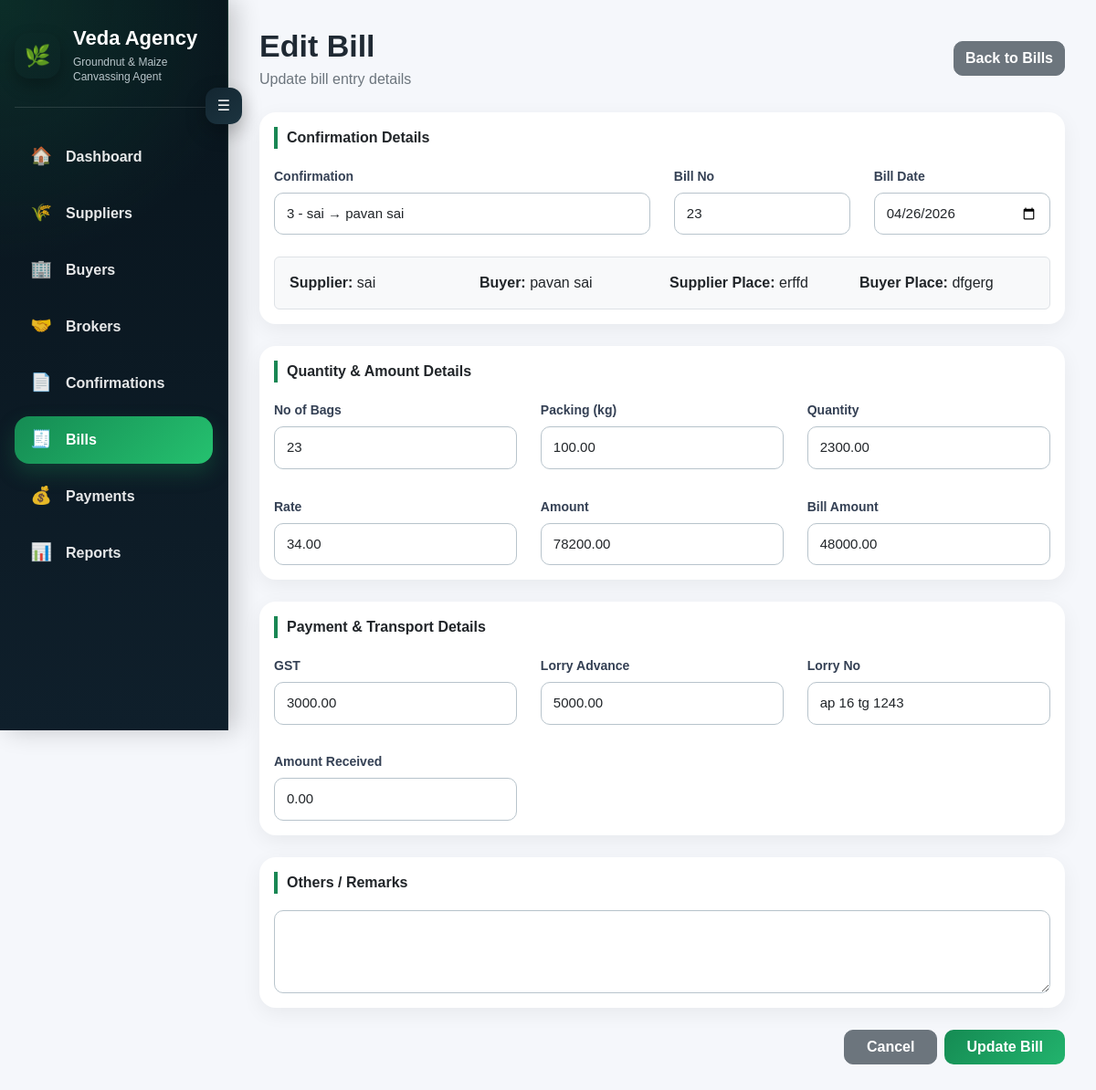
The app's page /bill/2/edit/ with its own data.
### transactions/models.py (models this page shows, shortened)
class Bill(models.Model):
    confirmation = models.OneToOneField(Confirmation, on_delete=models.PROTECT)
    bill_number = models.CharField(max_length=50)
    bill_date = models.DateField()
    number_of_bags = models.IntegerField()
    quantity = models.DecimalField(max_digits=12, decimal_places=2)
    amount = models.DecimalField(max_digits=12, decimal_places=2)
    gst = models.DecimalField(max_digits=10, decimal_places=2, default=0)
    lorry_advance = models.DecimalField(max_digits=10, decimal_places=2, default=0)
    lorry_number = models.CharField(max_length=50, blank=True)
    bill_amount = models.DecimalField(max_digits=12, decimal_places=2)
    packing_kg = models.DecimalField(max_digits=10, decimal_places=2, default=0)
    amount_received = models.DecimalField(max_digits=12, decimal_places=2, default=0)
    others = models.TextField(blank=True)

class Confirmation(models.Model):
    confirmation_number = models.CharField(max_length=50, blank=True)
    confirmation_date = models.DateField()
    supplier = models.ForeignKey(Seller, on_delete=models.PROTECT)
    buyer = models.ForeignKey(Buyer, on_delete=models.PROTECT)
    supplier_place = models.CharField(max_length=100, blank=True)
    buyer_place = models.CharField(max_length=100, blank=True)
    quantity = models.DecimalField(max_digits=12, decimal_places=2)
    quality = models.CharField(max_length=100, blank=True)
    count = models.CharField(max_length=50, blank=True)
    moisture = models.CharField(max_length=50, blank=True)
    gunny = models.CharField(max_length=100, blank=True)
    rate = models.DecimalField(max_digits=10, decimal_places=2)
    packing = models.CharField(max_length=100, blank=True)
    delivery_at = models.CharField(max_length=100, blank=True)
    date_of_delivery = models.DateField(blank=True, null=True)
    supplier_commission_rate = models.DecimalField(max_digits=10, decimal_places=2, default=20)
    buyer_commission_rate = models.DecimalField(max_digits=10, decimal_places=2, default=20)
    supplier_broker = models.ForeignKey(
        Broker,
        on_delete=models.SET_NULL,
        null=True,
        blank=True,
        related_name="supplier_confirmations"
    )
    buyer_broker = models.ForeignKey(
        Broker,
        on_delete=models.SET_NULL,
        null=True,
        blank=True,
        related_name="buyer_confirmations"
    )
    remarks = models.TextField(blank=True)
    def __str__(self):
        return f"{self.confirmation_number} - {self.supplier} → {self.buyer}"

class Seller(models.Model):
    name = models.CharField(max_length=100)
    address = models.TextField(blank=True)
    place = models.CharField(max_length=100, blank=True)
    remarks = models.TextField(blank=True)
    gst_no = models.CharField(max_length=30, blank=True)
    phone_no = models.CharField(max_length=20, blank=True)
    email_id = models.EmailField(blank=True)
    zipcode = models.CharField(max_length=20, blank=True, null=True)
    def __str__(self):
        return self.name

class Buyer(models.Model):
    name = models.CharField(max_length=100)
    address = models.TextField(blank=True)
    place = models.CharField(max_length=100, blank=True)
    remarks = models.TextField(blank=True)
    gst_no = models.CharField(max_length=30, blank=True)
    phone_no = models.CharField(max_length=20, blank=True)
    email_id = models.EmailField(blank=True)
    zipcode = models.CharField(max_length=20, blank=True, null=True)
    def __str__(self):
        return self.name

### transactions/views.py (the view)
# urls.py: path("bill/<int:bill_id>/edit/", views.edit_bill, name="edit_bill"),
def edit_bill(request, bill_id):
    bill = get_object_or_404(Bill, id=bill_id)
    if request.method == "POST":
        form = BillForm(request.POST, instance=bill)
        if form.is_valid():
            form.save()
            return redirect("bill_list")
    else:
        form = BillForm(instance=bill)
    return render(request, "transactions/edit_bill.html", {
        "form": form,
        "bill": bill
    })

### transactions/templates/transactions/edit_bill.html (shortened to what this page needs)
{% extends "transactions/base.html" %}
{% block content %}
<div class="d-flex justify-content-between align-items-center mb-4">
    <div>
        <h1 class="page-title">Edit Bill</h1>
        <p class="page-subtitle">Update bill entry details</p>
    </div>
    <a href="/bills/" class="btn btn-secondary">Back to Bills</a>
</div>
<form method="post">
    <div class="card mb-4">
        <div class="card-body">
            <div class="section-title">Confirmation Details</div>
            <div class="row g-4">
                <div class="col-md-6">
                    <label class="form-label fw-semibold">Confirmation</label>
                    {{ form.confirmation }}
                </div>
                <div class="col-md-3">
                    <label class="form-label fw-semibold">Bill No</label>
                    {{ form.bill_number }}
                </div>
                <div class="col-md-3">
                    <label class="form-label fw-semibold">Bill Date</label>
                    {{ form.bill_date }}
                </div>
            </div>
            <div class="mt-4 p-3 rounded bg-light border">
                <div class="row g-3">
                    <div class="col-md-3">
                        <strong>Supplier:</strong> {{ bill.confirmation.supplier }}
                    </div>
                    <div class="col-md-3">
                        <strong>Buyer:</strong> {{ bill.confirmation.buyer }}
                    </div>
                    <div class="col-md-3">
                        <strong>Supplier Place:</strong> {{ bill.confirmation.supplier_place }}
                    </div>
                    <div class="col-md-3">
                        <strong>Buyer Place:</strong> {{ bill.confirmation.buyer_place }}
                    </div>
                </div>
            </div>
        </div>
    </div>
    <div class="card mb-4">
        <div class="card-body">
            <div class="section-title">Quantity & Amount Details</div>
            <div class="row g-4">
                <div class="col-md-4">
                    <label class="form-label fw-semibold">No of Bags</label>
                    {{ form.number_of_bags }}
                </div>
                <div class="col-md-4">
                    <label class="form-label fw-semibold">Packing (kg)</label>
                    {{ form.packing_kg }}
                </div>
                <div class="col-md-4">
                    <label class="form-label fw-semibold">Quantity</label>
                    {{ form.quantity }}
                </div>
                <div class="col-md-4">
                    <label class="form-label fw-semibold">Rate</label>
                    <input type="number" id="id_rate" class="form-control bg-light"
                           value="{{ bill.confirmation.rate }}" readonly>
                </div>
                <div class="col-md-4">
                    <label class="form-label fw-semibold">Amount</label>
                    {{ form.amount }}
                </div>
                <div class="col-md-4">
                    <label class="form-label fw-semibold">Bill Amount</label>
                    {{ form.bill_amount }}
                </div>
            </div>
        </div>
    </div>
    <div class="card mb-4">
        <div class="card-body">
            <div class="section-title">Payment & Transport Details</div>
            <div class="row g-4">
                <div class="col-md-4">
                    <label class="form-label fw-semibold">GST</label>
                    {{ form.gst }}
                </div>
                <div class="col-md-4">
                    <label class="form-label fw-semibold">Lorry Advance</label>
                    {{ form.lorry_advance }}
                </div>
                <div class="col-md-4">
                    <label class="form-label fw-semibold">Lorry No</label>
                    {{ form.lorry_number }}
                </div>
                <div class="col-md-4">
                    <label class="form-label fw-semibold">Amount Received</label>
                    {{ form.amount_received }}
                </div>
            </div>
        </div>
    </div>
    <div class="card mb-4">
        <div class="card-body">
            <div class="section-title">Others / Remarks</div>
            {{ form.others }}
        </div>
    </div>
    <div class="d-flex justify-content-end gap-2 mb-5">
        <a href="/bills/" class="btn btn-secondary px-4">Cancel</a>
        <button type="submit" class="btn btn-success px-4">Update Bill</button>
    </div>
</form>
{% endblock %}

### transactions/templates/transactions/base.html (style rules this page uses)
* { -webkit-font-smoothing: antialiased; -moz-osx-font-smoothing: grayscale; }
:root { --sidebar-open: 250px; --sidebar-closed: 78px; --green: #198754; --dark-1: #08141c; --dark-2: #0f1f2b; }
body { margin: 0; background: #f5f7fb; font-family: Arial, sans-serif; }
.page-title { font-size: 34px; font-weight: 900; margin-bottom: 4px; color: #1f2933; }
.page-subtitle { color: #6c757d; font-size: 16px; margin-bottom: 0; }
.card { border: 0; border-radius: 18px; box-shadow: 0 6px 22px rgba(0,0,0,0.06); }
.section-title { font-weight: 800; font-size: 1rem; margin-bottom: 18px; color: #212529; border-left: 4px solid var(--green); padding-left: 10px; }
.btn { border-radius: 10px; font-weight: 600; }
.btn-success { background: linear-gradient(135deg, #158b53, #22b36d); border: none; }
.form-control, .form-select { border-radius: 10px; }
.form-control[readonly] { background-color: #f1f3f5; cursor: not-allowed; }
.row.g-4 { --bs-gutter-x: 1.6rem; --bs-gutter-y: 1.8rem; }

### transactions/templates/transactions/edit_bill.html (style rules this page uses)
.card-body input, .card-body select, .card-body textarea { background-color: #ffffff !important; border: 1.5px solid #b8c4cc !important; padding: 11px 13px; font-size: 15px; border-radius: 10px; transition: all 0.2s ease; box-shadow: inset 0 1px 2px rgba(0,0,0,0.02); }
.form-label { color: #344054; font-size: 14px; margin-bottom: 7px; }

### records on screen
Bill: confirmation "3 - sai → pavan sai", bill_number "23", bill_date "04/26/2026", confirmation.supplier "sai", confirmation.buyer "pavan sai", confirmation.supplier_place "erffd", confirmation.buyer_place "dfgerg", number_of_bags "23", packing_kg "100.00", quantity "2300.00", confirmation.rate "34.00", amount "78200.00", bill_amount "48000.00", gst "3000.00", lorry_advance "5000.00", lorry_number "ap 16 tg 1243", amount_received "0.00"
